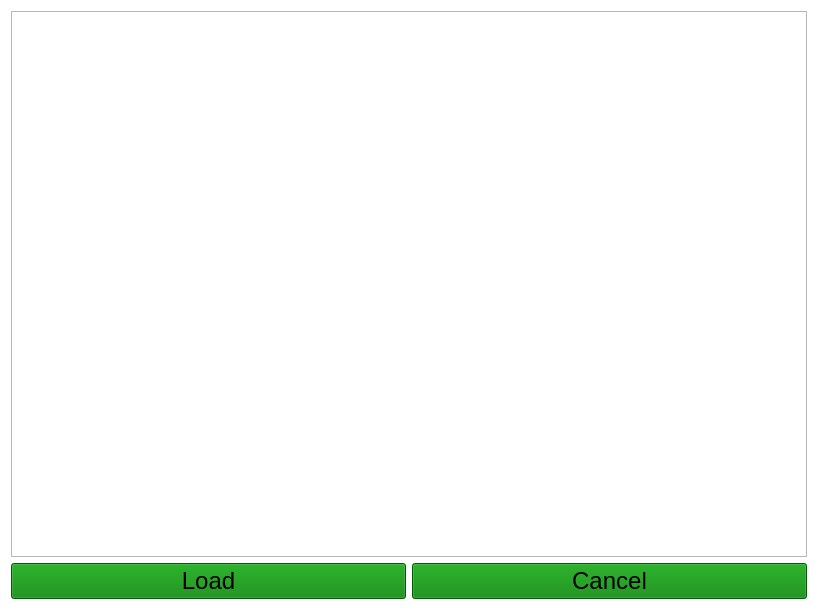
<?xml version="1.0" encoding="UTF-8"?>
<ui version="4.0">
 <class>LoadMenu</class>
 <widget class="QWidget" name="LoadMenu">
  <property name="geometry">
   <rect>
    <x>0</x>
    <y>0</y>
    <width>818</width>
    <height>610</height>
   </rect>
  </property>
  <property name="palette">
   <palette>
    <active>
     <colorrole role="Base">
      <brush brushstyle="SolidPattern">
       <color alpha="0">
        <red>255</red>
        <green>255</green>
        <blue>255</blue>
       </color>
      </brush>
     </colorrole>
     <colorrole role="Window">
      <brush brushstyle="SolidPattern">
       <color alpha="0">
        <red>240</red>
        <green>240</green>
        <blue>240</blue>
       </color>
      </brush>
     </colorrole>
    </active>
    <inactive>
     <colorrole role="Base">
      <brush brushstyle="SolidPattern">
       <color alpha="0">
        <red>255</red>
        <green>255</green>
        <blue>255</blue>
       </color>
      </brush>
     </colorrole>
     <colorrole role="Window">
      <brush brushstyle="SolidPattern">
       <color alpha="0">
        <red>240</red>
        <green>240</green>
        <blue>240</blue>
       </color>
      </brush>
     </colorrole>
    </inactive>
    <disabled>
     <colorrole role="Base">
      <brush brushstyle="SolidPattern">
       <color alpha="0">
        <red>240</red>
        <green>240</green>
        <blue>240</blue>
       </color>
      </brush>
     </colorrole>
     <colorrole role="Window">
      <brush brushstyle="SolidPattern">
       <color alpha="0">
        <red>240</red>
        <green>240</green>
        <blue>240</blue>
       </color>
      </brush>
     </colorrole>
    </disabled>
   </palette>
  </property>
  <property name="font">
   <font>
    <family>Segoe UI</family>
    <pointsize>18</pointsize>
   </font>
  </property>
  <property name="windowTitle">
   <string>Form</string>
  </property>
  <property name="styleSheet">
   <string notr="true">QPushButton {
	background-color: green;
}</string>
  </property>
  <layout class="QGridLayout" name="gridLayout">
   <item row="1" column="0">
    <widget class="QPushButton" name="loadButton">
     <property name="font">
      <font>
       <family>Segoe UI</family>
       <pointsize>18</pointsize>
      </font>
     </property>
     <property name="text">
      <string>Load</string>
     </property>
    </widget>
   </item>
   <item row="1" column="1">
    <widget class="QPushButton" name="cancelButton">
     <property name="font">
      <font>
       <family>Segoe UI</family>
       <pointsize>18</pointsize>
      </font>
     </property>
     <property name="text">
      <string>Cancel</string>
     </property>
    </widget>
   </item>
   <item row="0" column="0" colspan="2">
    <widget class="QListWidget" name="listWidget">
     <property name="palette">
      <palette>
       <active/>
       <inactive/>
       <disabled/>
      </palette>
     </property>
    </widget>
   </item>
  </layout>
 </widget>
 <resources/>
 <connections/>
</ui>
